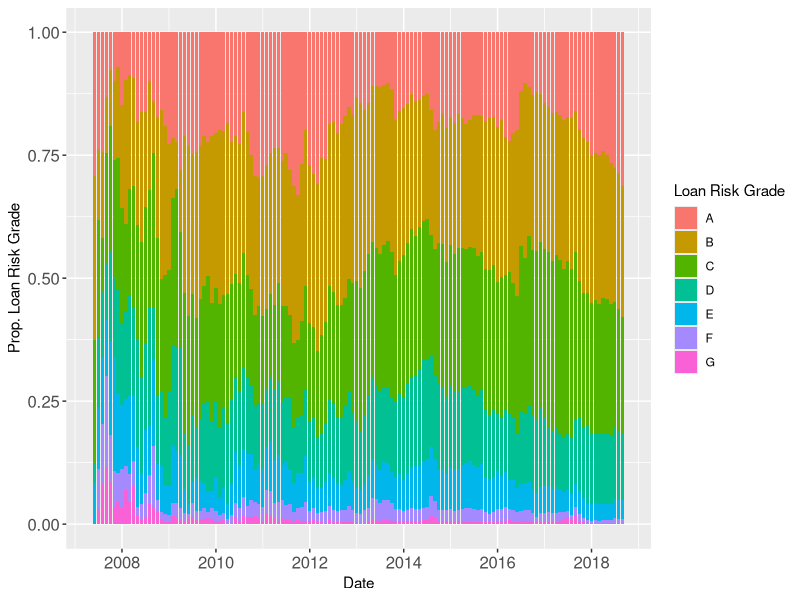

Source code (R):
## ---- chunk 1
library(data.table)
library(ggplot2)
loanGrade <- fread('loanGrade.csv',header=TRUE,data.table = FALSE)
loanGrade$date <- as.Date(loanGrade$date,"%Y-%m-%d")

p3 <- ggplot() 
p3 + geom_bar(data=loanGrade,aes(x=date,y=count1000,fill=Group.2),position="fill",stat="identity") + 
  labs(x='Date',y="Prop. Loan Risk Grade", fill='Loan Risk Grade') +
  theme(axis.text=element_text(size=12)) 
